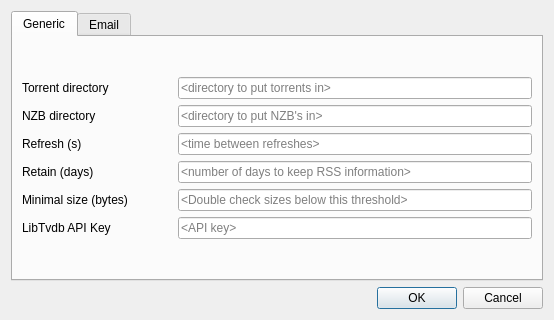
<?xml version="1.0" encoding="UTF-8"?>
<ui version="4.0">
 <class>settingsDialog</class>
 <widget class="QDialog" name="settingsDialog">
  <property name="windowModality">
   <enum>Qt::ApplicationModal</enum>
  </property>
  <property name="geometry">
   <rect>
    <x>0</x>
    <y>0</y>
    <width>554</width>
    <height>320</height>
   </rect>
  </property>
  <property name="windowTitle">
   <string>SwarmTv Settings</string>
  </property>
  <property name="windowIcon">
   <iconset resource="swarmtvqtresources.qrc">
    <normaloff>:/swarmtv/mainlogo/resources/swarmtv_logo.png</normaloff>:/swarmtv/mainlogo/resources/swarmtv_logo.png</iconset>
  </property>
  <layout class="QGridLayout" name="gridLayout">
   <item row="0" column="1">
    <widget class="QTabWidget" name="tabWidget">
     <property name="currentIndex">
      <number>0</number>
     </property>
     <widget class="QWidget" name="tab">
      <attribute name="title">
       <string>Generic</string>
      </attribute>
      <layout class="QGridLayout" name="gridLayout_4">
       <item row="0" column="0">
        <layout class="QGridLayout" name="gridLayout_2">
         <item row="0" column="0">
          <layout class="QHBoxLayout" name="horizontalLayout">
           <item>
            <widget class="QLabel" name="label_2">
             <property name="minimumSize">
              <size>
               <width>150</width>
               <height>0</height>
              </size>
             </property>
             <property name="text">
              <string>Torrent directory</string>
             </property>
            </widget>
           </item>
           <item>
            <widget class="QLineEdit" name="torrentDirLineEdit">
             <property name="toolTip">
              <string>Directory to store downloaded bittorent files.</string>
             </property>
             <property name="whatsThis">
              <string>This is the path the Torrents are downloaded to.</string>
             </property>
             <property name="placeholderText">
              <string>&lt;directory to put torrents in&gt;</string>
             </property>
            </widget>
           </item>
          </layout>
         </item>
         <item row="1" column="0">
          <layout class="QHBoxLayout" name="horizontalLayout_2">
           <item>
            <widget class="QLabel" name="label">
             <property name="minimumSize">
              <size>
               <width>150</width>
               <height>0</height>
              </size>
             </property>
             <property name="text">
              <string>NZB directory</string>
             </property>
            </widget>
           </item>
           <item>
            <widget class="QLineEdit" name="nzbDirectoryLineEdit">
             <property name="toolTip">
              <string>Directory to store downloaded nzb files.</string>
             </property>
             <property name="whatsThis">
              <string>This is the path the NZBs are downloaded to.</string>
             </property>
             <property name="placeholderText">
              <string>&lt;directory to put NZB's in&gt;</string>
             </property>
            </widget>
           </item>
          </layout>
         </item>
         <item row="2" column="0">
          <layout class="QHBoxLayout" name="horizontalLayout_3">
           <item>
            <widget class="QLabel" name="label_3">
             <property name="minimumSize">
              <size>
               <width>150</width>
               <height>0</height>
              </size>
             </property>
             <property name="text">
              <string>Refresh (s)</string>
             </property>
            </widget>
           </item>
           <item>
            <widget class="QLineEdit" name="refreshLineEdit">
             <property name="toolTip">
              <string>Seconds between fetching RSS feeds</string>
             </property>
             <property name="whatsThis">
              <string>The number of minutes between refreshes.</string>
             </property>
             <property name="placeholderText">
              <string>&lt;time between refreshes&gt;</string>
             </property>
            </widget>
           </item>
          </layout>
         </item>
         <item row="3" column="0">
          <layout class="QHBoxLayout" name="horizontalLayout_4">
           <item>
            <widget class="QLabel" name="label_4">
             <property name="minimumSize">
              <size>
               <width>150</width>
               <height>0</height>
              </size>
             </property>
             <property name="text">
              <string>Retain (days)</string>
             </property>
            </widget>
           </item>
           <item>
            <widget class="QLineEdit" name="retainLineEdit">
             <property name="toolTip">
              <string>Number of days to retain downloaded RSS information.</string>
             </property>
             <property name="whatsThis">
              <string>The number of months to keep meta files (torrents or NZBs) in the database.</string>
             </property>
             <property name="placeholderText">
              <string>&lt;number of days to keep RSS information&gt;</string>
             </property>
            </widget>
           </item>
          </layout>
         </item>
         <item row="4" column="0">
          <layout class="QHBoxLayout" name="horizontalLayout_5">
           <item>
            <widget class="QLabel" name="label_5">
             <property name="minimumSize">
              <size>
               <width>150</width>
               <height>0</height>
              </size>
             </property>
             <property name="text">
              <string>Minimal size (bytes)</string>
             </property>
            </widget>
           </item>
           <item>
            <widget class="QLineEdit" name="minimalSizeLineEdit">
             <property name="toolTip">
              <string>Minimal size the RSS information has to indicate below this threshold, download the meta file to check.</string>
             </property>
             <property name="whatsThis">
              <string>The minimal size a RSS feed has to provide for content. When this size is not met, the meta file is downloaded and the size will be red from there.</string>
             </property>
             <property name="placeholderText">
              <string>&lt;Double check sizes below this threshold&gt;</string>
             </property>
            </widget>
           </item>
          </layout>
         </item>
         <item row="5" column="0">
          <layout class="QHBoxLayout" name="horizontalLayout_7">
           <item>
            <widget class="QLabel" name="label_9">
             <property name="minimumSize">
              <size>
               <width>150</width>
               <height>0</height>
              </size>
             </property>
             <property name="text">
              <string>LibTvdb API Key </string>
             </property>
            </widget>
           </item>
           <item>
            <widget class="QLineEdit" name="apiKeyLineEdit">
             <property name="toolTip">
              <string>API key for thetvdb.com interface. Needed to retrieve episode data. Get the API key by registering at http://thetvdb.com</string>
             </property>
             <property name="placeholderText">
              <string>&lt;API key&gt;</string>
             </property>
            </widget>
           </item>
          </layout>
         </item>
        </layout>
       </item>
      </layout>
     </widget>
     <widget class="QWidget" name="tab_2">
      <attribute name="title">
       <string>Email</string>
      </attribute>
      <layout class="QGridLayout" name="gridLayout_3">
       <item row="0" column="0">
        <layout class="QVBoxLayout" name="verticalLayout_5">
         <item>
          <layout class="QVBoxLayout" name="verticalLayout_4">
           <item>
            <widget class="QCheckBox" name="emailEnableCheckBox">
             <property name="toolTip">
              <string>When enabled emails will be sent when a download occurs.</string>
             </property>
             <property name="text">
              <string>Enable email notifications</string>
             </property>
            </widget>
           </item>
           <item>
            <layout class="QHBoxLayout" name="horizontalLayout_6">
             <item>
              <layout class="QVBoxLayout" name="verticalLayout_2">
               <item>
                <widget class="QLabel" name="label_6">
                 <property name="text">
                  <string>Destination address</string>
                 </property>
                </widget>
               </item>
               <item>
                <widget class="QLabel" name="label_7">
                 <property name="text">
                  <string>Sender address</string>
                 </property>
                </widget>
               </item>
               <item>
                <widget class="QLabel" name="label_8">
                 <property name="text">
                  <string>SMTP server</string>
                 </property>
                </widget>
               </item>
              </layout>
             </item>
             <item>
              <layout class="QVBoxLayout" name="verticalLayout_3">
               <item>
                <widget class="QLineEdit" name="destinationLineEdit">
                 <property name="placeholderText">
                  <string>&lt;email address&gt;</string>
                 </property>
                </widget>
               </item>
               <item>
                <widget class="QLineEdit" name="senderLineEdit">
                 <property name="placeholderText">
                  <string>&lt;email address&gt;</string>
                 </property>
                </widget>
               </item>
               <item>
                <widget class="QLineEdit" name="ServerLineEdit">
                 <property name="toolTip">
                  <string>server:port</string>
                 </property>
                 <property name="placeholderText">
                  <string>&lt;server:port&gt;</string>
                 </property>
                </widget>
               </item>
              </layout>
             </item>
            </layout>
           </item>
          </layout>
         </item>
        </layout>
       </item>
       <item row="1" column="0">
        <spacer name="verticalSpacer">
         <property name="orientation">
          <enum>Qt::Vertical</enum>
         </property>
         <property name="sizeHint" stdset="0">
          <size>
           <width>20</width>
           <height>40</height>
          </size>
         </property>
        </spacer>
       </item>
      </layout>
     </widget>
    </widget>
   </item>
   <item row="1" column="1">
    <widget class="QDialogButtonBox" name="buttonBox">
     <property name="orientation">
      <enum>Qt::Horizontal</enum>
     </property>
     <property name="standardButtons">
      <set>QDialogButtonBox::Cancel|QDialogButtonBox::Ok</set>
     </property>
    </widget>
   </item>
  </layout>
 </widget>
 <resources>
  <include location="swarmtvqtresources.qrc"/>
 </resources>
 <connections>
  <connection>
   <sender>buttonBox</sender>
   <signal>accepted()</signal>
   <receiver>settingsDialog</receiver>
   <slot>accept()</slot>
   <hints>
    <hint type="sourcelabel">
     <x>248</x>
     <y>254</y>
    </hint>
    <hint type="destinationlabel">
     <x>157</x>
     <y>274</y>
    </hint>
   </hints>
  </connection>
  <connection>
   <sender>buttonBox</sender>
   <signal>rejected()</signal>
   <receiver>settingsDialog</receiver>
   <slot>reject()</slot>
   <hints>
    <hint type="sourcelabel">
     <x>316</x>
     <y>260</y>
    </hint>
    <hint type="destinationlabel">
     <x>286</x>
     <y>274</y>
    </hint>
   </hints>
  </connection>
 </connections>
</ui>
